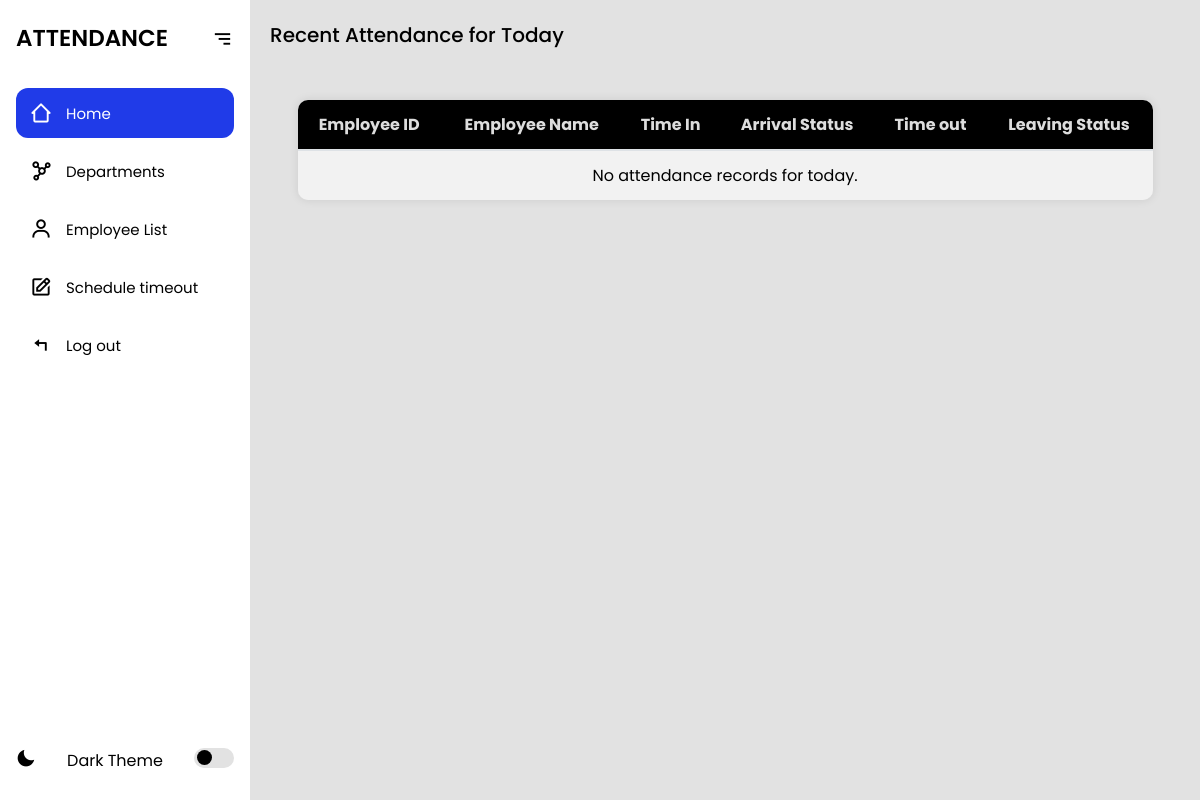
Page /admin_dashboard/ (signed in) on the earlier database version.
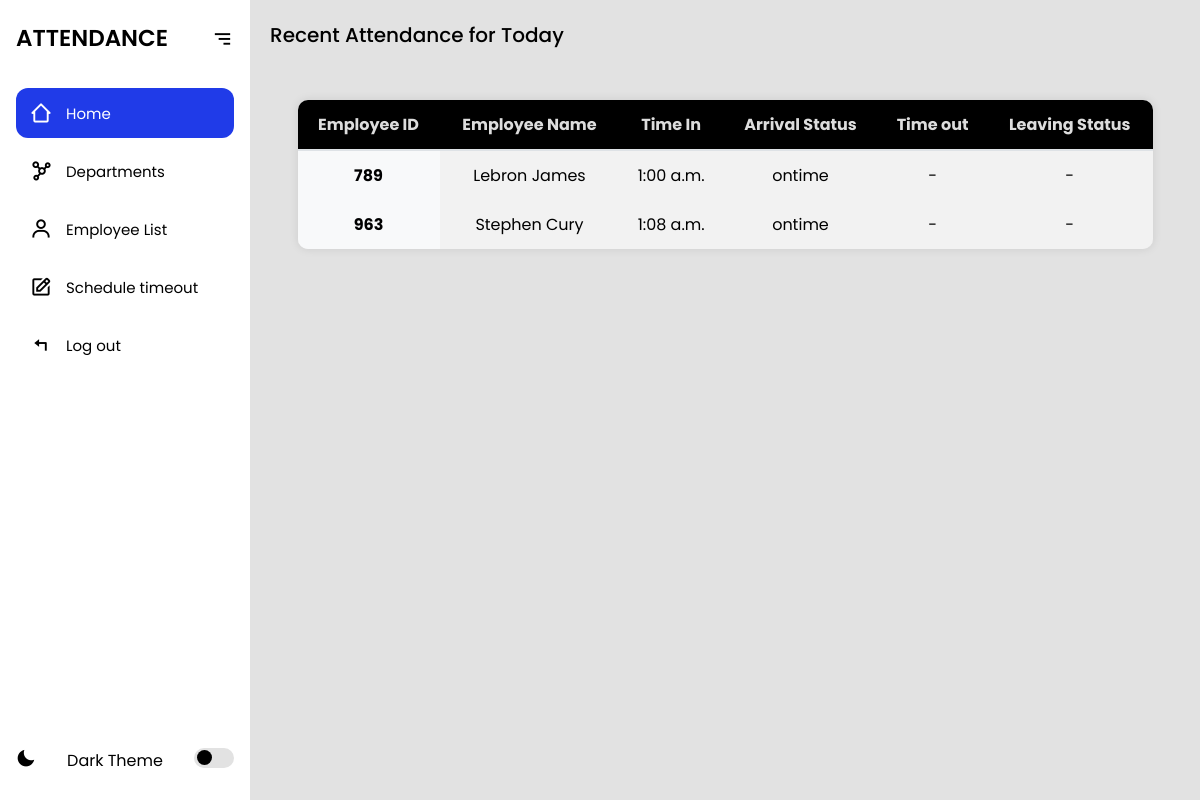
Same page on the later database version.
### myapp/models.py (models this page shows)
class Attendance(models.Model):
    employee = models.ForeignKey(Employee, on_delete=models.CASCADE)
    date = models.DateField()
    time_in = models.TimeField(null=True, blank=True)
    time_out = models.TimeField(null=True, blank=True)
    arrival_status = models.CharField(max_length=10, choices=[
        ('ontime', 'On Time'),
        ('late', 'Late'),
        ('absent', 'Absent'),
    ])
    timeout_status = models.CharField(max_length=10, choices=[  # New status for time_out
        ('ontime', 'On Time'),
        ('early', 'Left Early'),     # "Undertime"
        ('overtime', 'Overtime'),    # "Overtime"
    ], null=True, blank=True)
    class Meta:
        unique_together = ('employee', 'date')  # Ensure one record per employee per day
    def __str__(self):
        return f"{self.employee} - {self.date} - Arrival: {self.arrival_status}, Departure: {self.timeout_status}"

class Employee(models.Model):
    employee_id = models.CharField(max_length=100, unique=True)
    first_name = models.CharField(max_length=120)
    last_name = models.CharField(max_length=120)
    username = models.CharField(max_length=100, unique=True, default='defaultuser')
    password = models.CharField(max_length=128, default='defaultpassword')
    department_name = models.ForeignKey(Department, on_delete=models.CASCADE, related_name='employees')
    updated = models.DateTimeField(auto_now=True)
    created = models.DateTimeField(auto_now_add=True)
    def __str__(self):
        return f"{self.first_name} {self.last_name} ({self.employee_id})"
    class Meta:
        ordering = ['-updated', '-created']

### myapp/views.py (the view)
# urls.py: path('admin_dashboard/', views.admin_dashboard_view, name='admin_dashboard'),
@login_required
def admin_dashboard_view(request):
    today = timezone.now().astimezone(pytz.timezone('Asia/Manila')).date()
    attendance_records = Attendance.objects.filter(date=today)
    attendance_records = Attendance.objects.filter(date=today)
    print(f"Attendance records for today: {attendance_records}")
    if not attendance_records.exists():
        print("No attendance records found for today.")
    else:
        print(f"Found {attendance_records.count()} attendance records for today.")
    context = {
        'attendance_records': attendance_records
    }
    return render(request, 'admin_dashboard.html', context)

### myapp/templates/admin_dashboard.html (shortened to what this page needs)
{% extends 'index.html' %}
{% block content %}
<section class="home">
<p>Recent Attendance for Today</p>
    <div class="table-container">
    <table class="table">
        <thead>
            <tr>
                <th scope="col">Employee ID</th>
                <th scope="col">Employee Name</th>
                <th scope="col">Time In</th>
                <th scope="col">Arrival Status</th>
                <th scope="col">Time out</th>
                <th scope="col">Leaving Status</th>
            </tr>
        </thead>
        <tbody>
            {% for record in attendance_records %}
            <tr>
                <th scope="row">{{ record.employee.employee_id }}</th>
                <td>{{ record.employee.first_name }} {{ record.employee.last_name }}</td>
                <td>{{ record.time_in|time:"g:i a" }}</td>
                <td>{{ record.arrival_status }}</td>
                <td>{{ record.time_out|time:"g:i a" |default:"-" }}</td>
                <td>{{ record.timeout_status|default:"-" }}</td>
            </tr>
            {% empty %}
            <tr>
                <td colspan="6">No attendance records for today.</td>
            </tr>
            {% endfor %}
        </tbody>
    </table>
</div>
</section>
{% endblock %}

Differences in the rows shown:
added Attendance: employee.employee_id "789", employee.first_name "Lebron", employee.last_name "James", time_in "1:00 a.m.", arrival_status "ontime", time_out "-", timeout_status "-"
added Attendance: employee.employee_id "963", employee.first_name "Stephen", employee.last_name "Cury", time_in "1:08 a.m.", arrival_status "ontime", time_out "-", timeout_status "-"
Other differences:
text no longer shown: "No attendance records for today."
